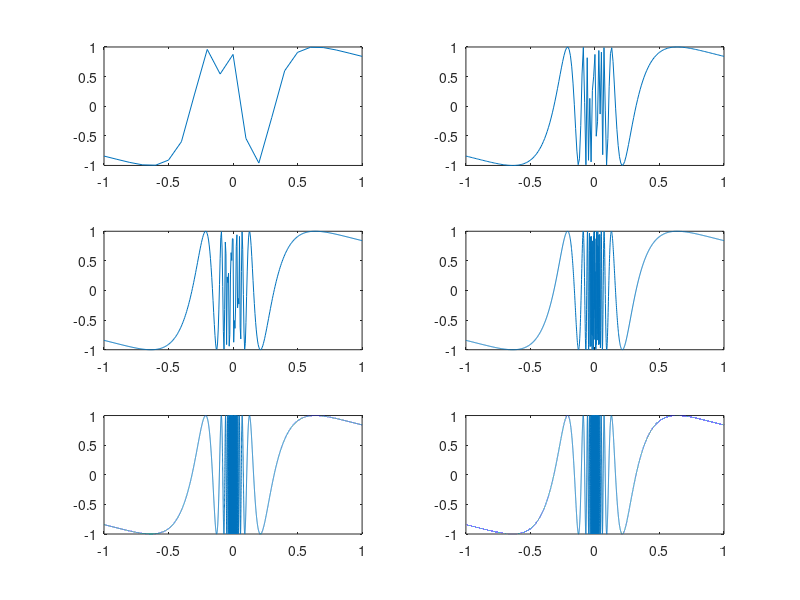

Reproduce this figure in MATLAB.
function example13
    all_ks=[0.1,0.01,0.005,0.001,0.0001,0.00005];
    for k=1:6
        subplot(3,2,k)
        t=-1:all_ks(k):1;
        plot(t,sin(1./(t+eps)));
    end
end